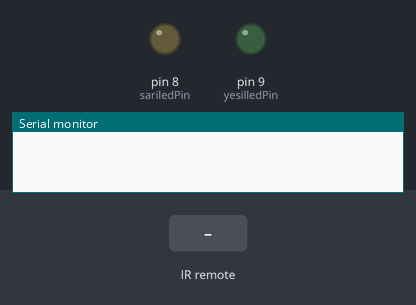
A sketch run on a simulated Arduino Uno, built with avr-gcc and run on an emulated ATmega328P. On the bench: output pins drawn as LEDs (lit = HIGH), the last lines printed to the serial monitor. Inputs (shaded band) come from the test bench.

Above: at 1.2 s.
1.3 s: infrared code 0xFF10EF received
At 1.8 s:
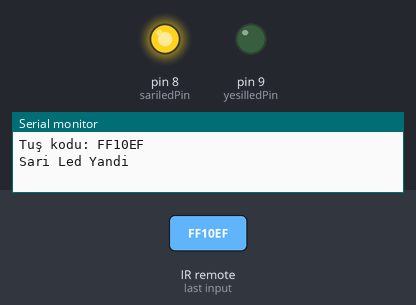
2.8 s: infrared code 0xFF5AA5 received
At 4.0 s:
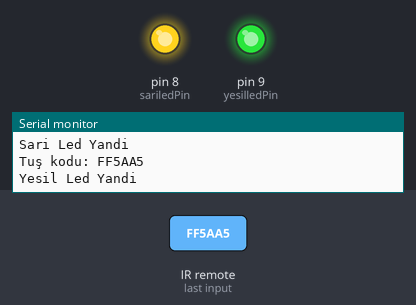
4.3 s: infrared code 0xFF9867 received
At 5.4 s:
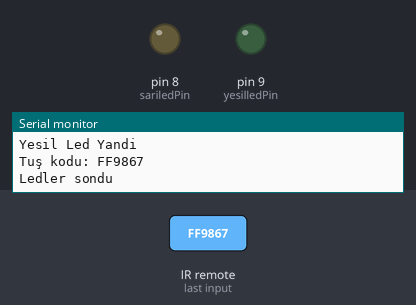
5.8 s: infrared code 0xFF5AA5 received
At 6.6 s:
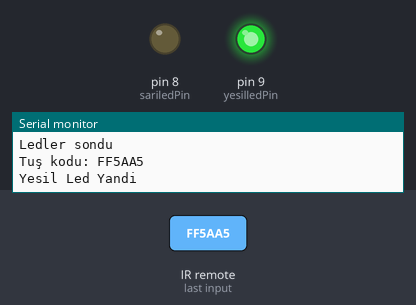
Timing chart, 0 to 8.3 s (numbered marks = the images above; inputs shaded):
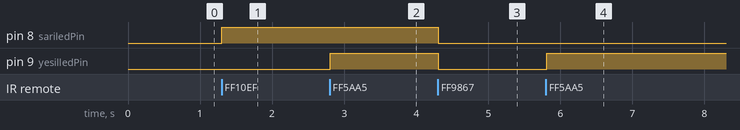

Measured:
- after the input at 1.3 s, pin 8 (sariledPin): LOW → HIGH at once
- after the input at 2.8 s, pin 9 (yesilledPin): LOW → HIGH at once
- after the input at 4.3 s, pin 8 (sariledPin), pin 9 (yesilledPin): HIGH → LOW at once
- after the input at 5.8 s, pin 9 (yesilledPin): LOW → HIGH at once

The sketch:

kod_2.ino
```cpp
#include <IRremote.h>

int kumandaPin = 2;
int sariledPin = 8;
int yesilledPin = 9;


IRrecv kumanda(kumandaPin);
decode_results sonuclar;

void setup()
{
  kumanda.enableIRIn();
  pinMode(sariledPin, OUTPUT);
  pinMode(yesilledPin, OUTPUT);
  Serial.begin(9600);
}

void loop()
{
  if(kumanda.decode(&sonuclar))
  {
    Serial.print("Tuş kodu: ");
    Serial.println(sonuclar.value, HEX);
    kumanda.resume();

    if(sonuclar.value == 0xFF10EF)
    {
      digitalWrite(sariledPin, HIGH);
      Serial.print("Sari Led Yandi  \n");
    }
    if(sonuclar.value == 0xFF5AA5)
    {
      digitalWrite(yesilledPin, HIGH);
       Serial.print("Yesil Led Yandi  \n");
    }

    if(sonuclar.value == 0xFF9867)
    {
      digitalWrite(sariledPin, LOW);
      digitalWrite(yesilledPin, LOW);
       Serial.print("Ledler sondu  \n");
    }
    if(sonuclar.value == 0xFF38C7)
    {
      digitalWrite(sariledPin, HIGH);
      digitalWrite(yesilledPin, HIGH);
       Serial.print("Ledler Yandi  \n");
    }
  }

  delay(100);
}
```
